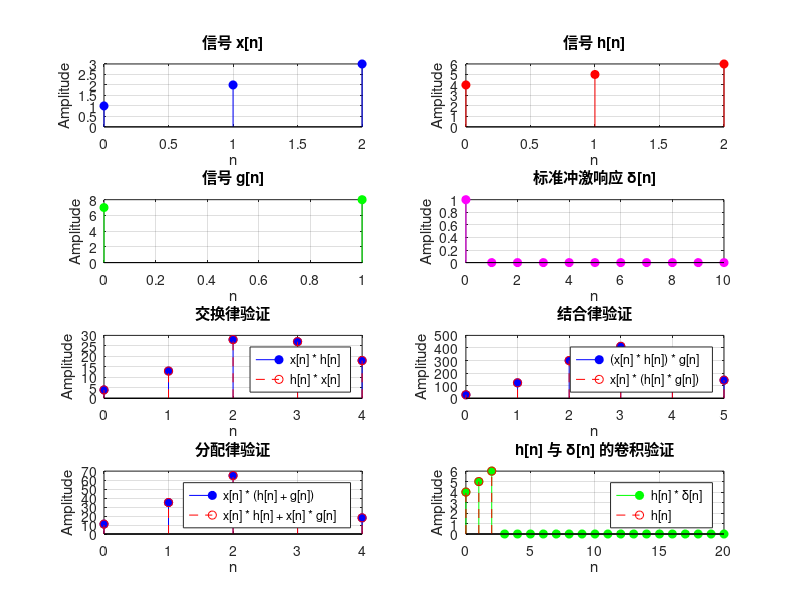

Recreate this plot in MATLAB. (Note: this script raises an error after producing the figure.)
% 定义三个信号 x[n], h[n] 和 g[n]
x = [1, 2, 3];
h = [4, 5, 6];
g = [7, 8];

% 定义标准冲激响应函数 δ[n]
n_delta = 0:10;  % 时间范围
delta = [1, zeros(1, length(n_delta)-1)];  % 冲激响应

% 设置图形窗口
figure;

%% 1. 显示原始信号 x[n]
subplot(4, 2, 1);  % 图1：显示信号 x[n]
stem(0:length(x)-1, x, 'b', 'filled');
title('信号 x[n]');
xlabel('n');
ylabel('Amplitude');
grid on;

%% 2. 显示原始信号 h[n]
subplot(4, 2, 2);  % 图2：显示信号 h[n]
stem(0:length(h)-1, h, 'r', 'filled');
title('信号 h[n]');
xlabel('n');
ylabel('Amplitude');
grid on;

%% 3. 显示原始信号 g[n]
subplot(4, 2, 3);  % 图3：显示信号 g[n]
stem(0:length(g)-1, g, 'g', 'filled');
title('信号 g[n]');
xlabel('n');
ylabel('Amplitude');
grid on;

%% 4. 显示标准的冲激响应函数 δ[n]
subplot(4, 2, 4);  % 图4：显示标准冲激响应 δ[n]
stem(n_delta, delta, 'm', 'filled');
title('标准冲激响应 δ[n]');
xlabel('n');
ylabel('Amplitude');
grid on;

%% 5. 交换律验证
subplot(4, 2, 5);  % 图5：验证 x[n] * h[n] 与 h[n] * x[n] 的交换律
conv_xh = conv(x, h);
conv_hx = conv(h, x);
stem(0:length(conv_xh)-1, conv_xh, 'b', 'filled');
hold on;
stem(0:length(conv_hx)-1, conv_hx, 'r--');
title('交换律验证');
xlabel('n');
ylabel('Amplitude');
legend('x[n] * h[n]', 'h[n] * x[n]');
grid on;
hold off;

%% 6. 结合律验证
subplot(4, 2, 6);  % 图6：验证结合律 (x[n] * h[n]) * g[n] = x[n] * (h[n] * g[n])
conv_xh = conv(x, h);
conv_xh_g = conv(conv_xh, g);
conv_hg = conv(h, g);
conv_x_hg = conv(x, conv_hg);
stem(0:length(conv_xh_g)-1, conv_xh_g, 'b', 'filled');
hold on;
stem(0:length(conv_x_hg)-1, conv_x_hg, 'r--');
title('结合律验证');
xlabel('n');
ylabel('Amplitude');
legend('(x[n] * h[n]) * g[n]', 'x[n] * (h[n] * g[n])');
grid on;
hold off;

%% 7. 分配律验证
subplot(4, 2, 7);  % 图7：验证分配律 x[n] * (h[n] + g[n]) = x[n] * h[n] + x[n] * g[n]
% 将 g[n] 进行零填充，使其与 h[n] 长度一致
g_padded = [g, zeros(1, length(h) - length(g))];  % g[n] 零填充
conv_xh = conv(x, h);  % x[n] * h[n]
conv_xg = conv(x, g_padded);  % x[n] * g[n]
conv_x_h_plus_g = conv(x, h + g_padded);  % x[n] * (h[n] + g[n])
conv_xh_plus_xg = conv_xh + conv_xg;  % x[n] * h[n] + x[n] * g[n]
stem(0:length(conv_x_h_plus_g)-1, conv_x_h_plus_g, 'b', 'filled');
hold on;
stem(0:length(conv_xh_plus_xg)-1, conv_xh_plus_xg, 'r--');
title('分配律验证');
xlabel('n');
ylabel('Amplitude');
legend('x[n] * (h[n] + g[n])', 'x[n] * h[n] + x[n] * g[n]');
grid on;
hold off;

%% 8. 冲激响应验证
subplot(4, 2, 8);  % 图8：h[n] 与 δ[n] 的卷积验证
% 将 h[n] 进行零填充，以匹配 δ[n] 的长度
h_padded = [h, zeros(1, length(delta) - length(h))];  % h[n] 零填充
conv_h_delta = conv(h_padded, delta);  % h[n] 与 δ[n] 的卷积
stem(0:length(conv_h_delta)-1, conv_h_delta, 'g', 'filled');
hold on;
stem(0:length(h)-1, h, 'r--');
title('h[n] 与 δ[n] 的卷积验证');
xlabel('n');
ylabel('Amplitude');
legend('h[n] * δ[n]', 'h[n]');
grid on;
hold off;

% 调整图像布局
sgtitle('卷积定理验证');